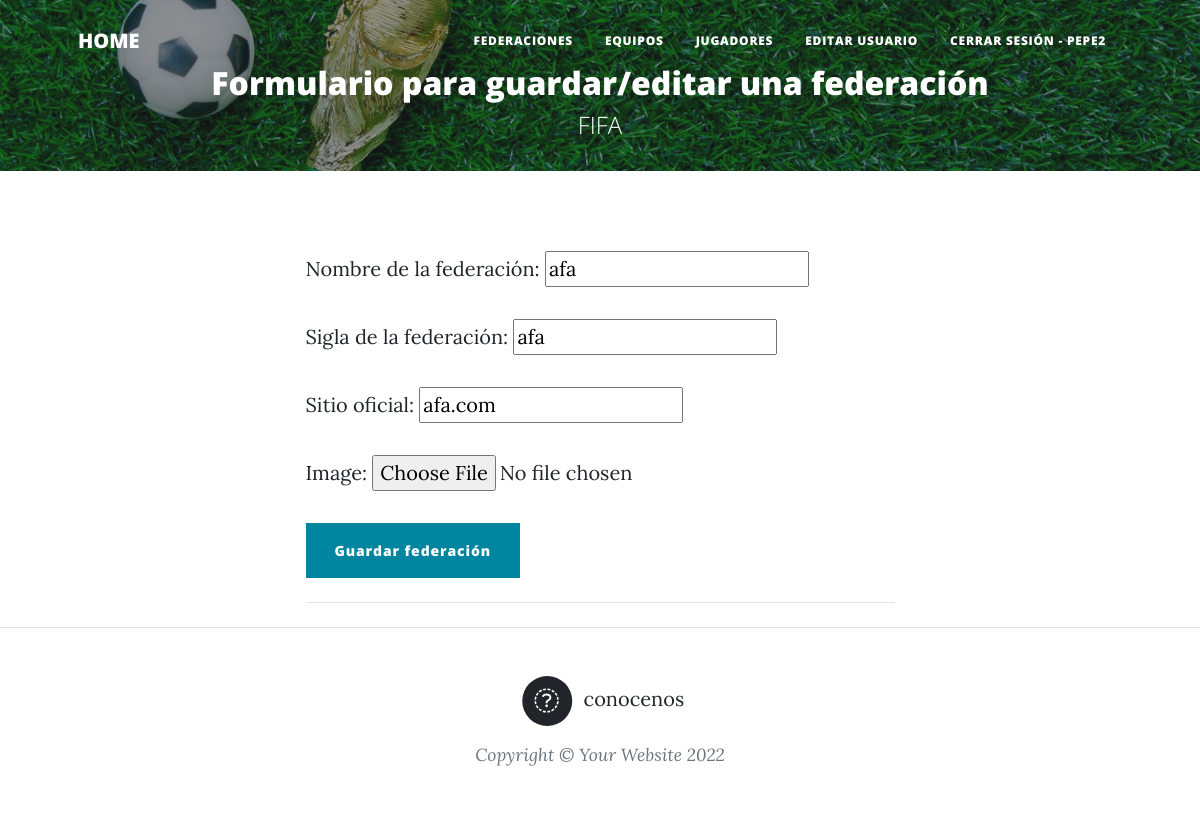
Page /federation/10/update/ (signed in) on the committed database.
### federations/models.py (models this page shows, shortened)
class Federation(models.Model):
    name = models.CharField(max_length=40)
    initials = models.CharField(max_length=40)
    official_website = models.CharField(max_length=40)
    image = models.ImageField(upload_to = "shields", null = True, blank= True)
    owner = models.ForeignKey(User, on_delete=models.CASCADE)

### federations/views.py (the view, shortened to what this page needs)
# urls.py: path("federation/<int:pk>/update/", views.federation_update, name="federation-update"),
@login_required
def federation_update(request, pk: int):
    federation = Federation.objects.get(pk=pk)
    federation_form = FederationForm(model_to_dict(federation))
    context_dict = {
        "federation": federation,
        "form": federation_form,
    }
    return render(
        request=request,
        context=context_dict,
        template_name="federations/federations_form.html",
    )

### federations/forms.py
class FederationForm(forms.Form):
    name = forms.CharField(
        label="Nombre de la federación",
        required=False,
        widget=forms.TextInput(
            attrs={
                "class": "federation-name",
                "placeholder": "Nombre de la federación",
                "required": "True",
            }
        ),
    )
    initials = forms.CharField(
        label="Sigla de la federación",
        required=False,
        widget=forms.TextInput(
            attrs={
                "class": "federations-initials",
                "placeholder": "Sigla de la federación",
                "required": "True",
            }
        ),
    )
    official_website = forms.CharField(
        label="Sitio oficial",
        required=False,
        widget=forms.TextInput(
            attrs={
                "class": "federations-website",
                "placeholder": "Sitio oficial",
                "required": "True",
            }
        ),
    )
    image = forms.ImageField(required=False)
    class Meta:
        model = Federation
        fields = ["name", "initials", "official_website", "image"]

### federations/templates/federations/federations_form.html (shortened to what this page needs)
{% extends "home/index.html" %}
{% load static %}
{% block my_blog_header %}
<header class="masthead" style="background-image: url('/static/home/assets/img/FIFA.jpg')">
    <div class="container position-relative px-4 px-lg-5">
        <div class="row gx-4 gx-lg-5 justify-content-center">
            <div class="col-md-15 col-lg-16 col-xl-14">
                <div class="site-heading">
                    <h2>Formulario para guardar/editar una federación</h2>
                    <span class="subheading">FIFA</span>
                </div>
            </div>
        </div>
    </div>
</header>
{% endblock %}
{% block my_blog_content %}
    <div>
        <form action="" method="POST" enctype="multipart/form-data">
            {{ form.as_p }}
            <input type="submit" class="btn btn-primary" value="Guardar federación" />
        </form>
    </div>
    <hr class="my-4" />
{% endblock %}

### home/templates/home/index.html (shortened to what this page needs)
<!DOCTYPE html>
<html lang="en">
    <head>
        {% load static %}
        <link href="{% static 'home/css/styles.css' %}" rel="stylesheet" />
    </head>
    <body>
        <nav class="navbar navbar-expand-lg navbar-light" id="mainNav">
            <div class="container px-4 px-lg-5">
                <a class="navbar-brand" href="{% url 'home:index' %}">HOME</a>
                <div class="collapse navbar-collapse" id="navbarResponsive">
                    <ul class="navbar-nav ms-auto py-4 py-lg-0">
                        <li class="nav-item"><a class="nav-link px-lg-3 py-3 py-lg-4" href="{% url 'federations:federations-list' %}">Federaciones</a></li>
                        <li class="nav-item"><a class="nav-link px-lg-3 py-3 py-lg-4" href="{% url 'teams:teams-list' %}">Equipos</a></li>
                        <li class="nav-item"><a class="nav-link px-lg-3 py-3 py-lg-4" href="{% url 'players:players-list' %}">Jugadores</a></li>
                        {% if user.is_authenticated %}
                        <li class="nav-item"><a class="nav-link px-lg-3 py-3 py-lg-4" href="{% url 'home:user-update' %}">Editar usuario</a></li>
                        <li class="nav-item"><a class="nav-link px-lg-3 py-3 py-lg-4" href="{% url 'logout' %}">Cerrar Sesión - {{ user.username }}</a></li>
                        {% else %}
                        <li class="nav-item"><a class="nav-link px-lg-3 py-3 py-lg-4" href="{% url 'login' %}">Iniciar Sesión</a></li>
                        {% endif %}
                    </ul>
                </div>
            </div>
        </nav>
        {% block my_blog_header %}{% endblock %}
        <div class="container px-4 px-lg-5">
            <div class="row gx-4 gx-lg-5 justify-content-center">
                <div class="col-md-10 col-lg-8 col-xl-7">
                    {% block my_blog_content %}{% endblock %}
                </div>
            </div>
        </div>
        <footer class="border-top">
            <div class="container px-4 px-lg-5">
                <div class="row gx-4 gx-lg-5 justify-content-center">
                    <div class="col-md-10 col-lg-8 col-xl-7">
                        <ul class="list-inline text-center">
                            <li class="list-inline-item">
                                <a href="{% url 'home:about' %}">
                                    <span class="fa-stack fa-lg">
                                        <i class="fas fa-circle fa-stack-2x"></i>
                                        <i class="fab fa-info fa-stack-1x fa-inverse"></i>
                                    </span>
                                    conocenos
                                </a>
                            </li>
                        </ul>
                        <div class="small text-center text-muted fst-italic">Copyright &copy; Your Website 2022</div>
                    </div>
                </div>
            </div>
        </footer>
    </body>
</html>

### rows in the picture
Federation: name "afa", initials "afa", official_website "afa.com"

### other values in the picture
{{ user.username }} "PEPE2"
